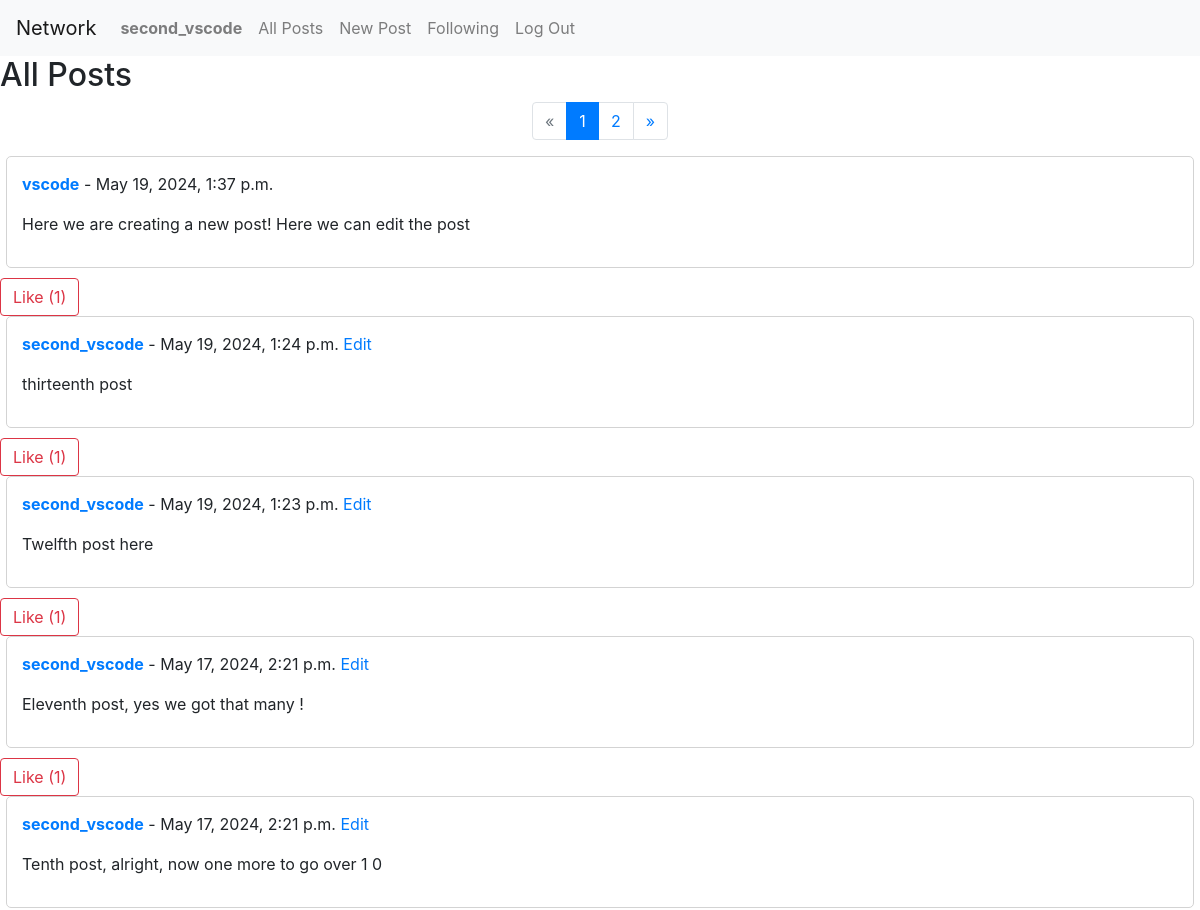
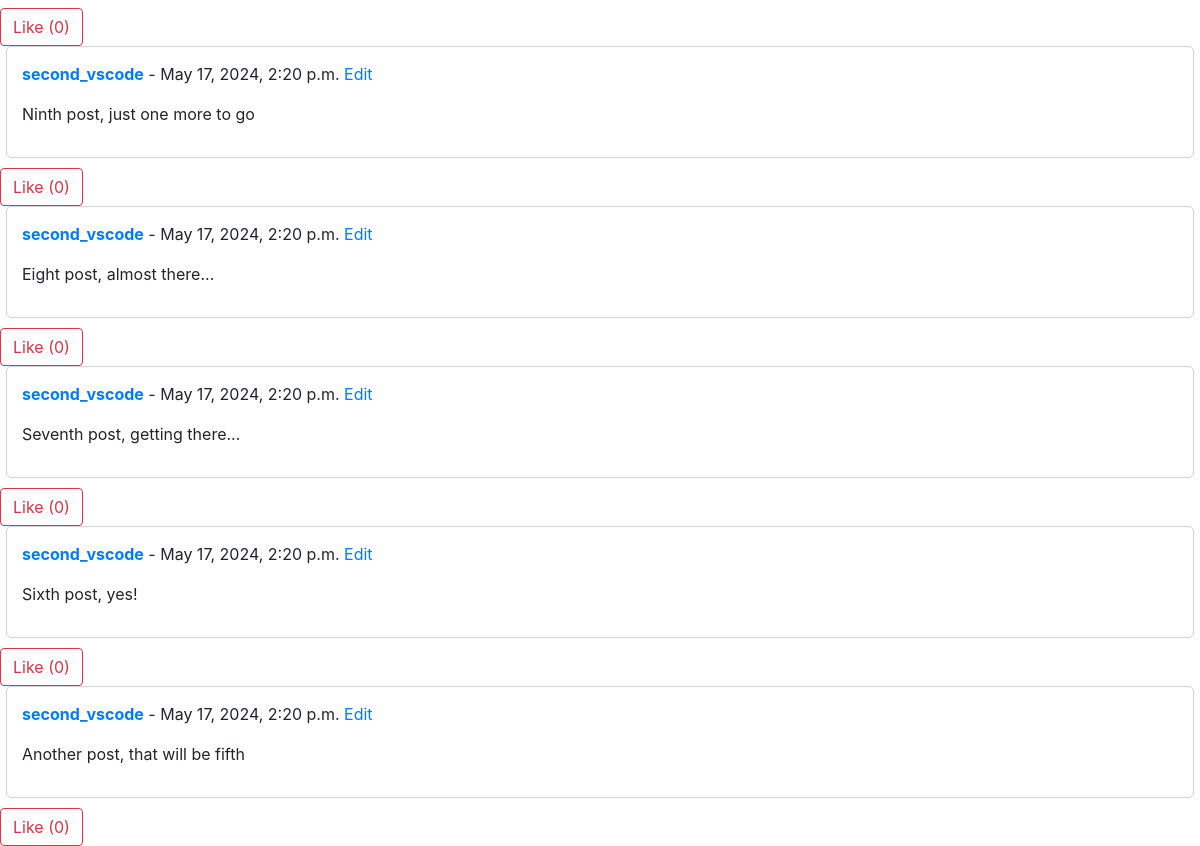
Screenshot of / (signed in) with the database file from the repository (2 pictures, top to bottom).
### network/models.py (models this page shows, shortened)
class User(AbstractUser):
    pass

class Post(models.Model):
    user = models.ForeignKey(User, on_delete=models.CASCADE, related_name='posts')
    content = models.TextField()
    timestamp = models.DateTimeField(auto_now_add=True)
    likes = models.ManyToManyField(User, related_name='liked_posts', blank=True)

### network/views.py (the view)
# urls.py: path("", views.index, name="index"),
def index(request):
    posts_list = Post.objects.all().order_by('-timestamp')
    paginator = Paginator(posts_list, 10)
    page_number = request.GET.get('page')
    page_obj = paginator.get_page(page_number)
    return render(request, 'network/index.html', {'page_obj': page_obj})

### network/templates/network/index.html
{% extends "network/layout.html" %}
{% block body %}
    <h2>All Posts</h2>
    {% if page_obj.has_other_pages %}
        <nav aria-label="Page navigation">
        <ul class="pagination justify-content-center">
            {% if page_obj.has_previous %}
                <li class="page-item">
                    <a class="page-link" href="?page={{ page_obj.previous_page_number }}">&laquo;</a>
                </li>
            {% else %}
                <li class="page-item disabled">
                    <a class="page-link" href="#" tabindex="-1" aria-disabled="true">&laquo;</a>
                </li>
            {% endif %}
            {% for i in page_obj.paginator.page_range %}
                {% if page_obj.number == i %}
                    <li class="page-item active" aria-current="page">
                    <a class="page-link" href="#">{{ i }}</a>
                    </li>
                {% else %}
                    <li class="page-item">
                    <a class="page-link" href="?page={{ i }}">{{ i }}</a>
                    </li>
                {% endif %}
            {% endfor %}
            {% if page_obj.has_next %}
                <li class="page-item">
                    <a class="page-link" href="?page={{ page_obj.next_page_number }}">&raquo;</a>
                </li>
            {% else %}
                <li class="page-item disabled">
                    <a class="page-link" href="#" tabindex="-1" aria-disabled="true">&raquo;</a>
                </li>
            {% endif %}
        </ul>
        </nav>
    {% endif %}
    {% for post in page_obj %}
        <div class="post-container" data-post-id="{{ post.id }}">
            <div class="post">
                <p>
                    <strong><a href="{% url 'profile' post.user.username %}">
                        {{ post.user.username }}</a></strong>
                    - {{ post.timestamp }}
                    {% if post.user == user %}
                        <a href="#" class="edit-link">Edit</a>
                    {% endif %}
                </p>
                <p id="post-content-{{ post.id }}">{{ post.content }}</p>
            </div>
            <button class="like-unlike-button btn btn-outline-danger" data-post-id="{{ post.id }}">
                {% if user in post.likes.all %}
                    Unlike (<span class="likes-count">{{ post.likes.count }}</span>)
                {% else %}
                    Like (<span class="likes-count">{{ post.likes.count }}</span>)
                {% endif %}
            </button>
        </div>
    {% endfor %}
{% endblock %}

### network/templates/network/layout.html (shortened to what this page needs)
{% load static %}
<!DOCTYPE html>
<html lang="en">
    <head>
        <link rel="stylesheet" href="https://stackpath.bootstrapcdn.com/bootstrap/4.4.1/css/bootstrap.min.css">
        <link href="{% static 'network/styles.css' %}" rel="stylesheet">
    </head>
    <body>
        <nav class="navbar navbar-expand-lg navbar-light bg-light">
            <a class="navbar-brand" href="#">Network</a>
            <div>
              <ul class="navbar-nav mr-auto">
                {% if user.is_authenticated %}
                    <li class="nav-item">
                        <a class="nav-link" href="#"><strong>{{ user.username }}</strong></a>
                    </li>
                {% endif %}
                <li class="nav-item">
                  <a class="nav-link" href="{% url 'index' %}">All Posts</a>
                </li>
                {% if user.is_authenticated %}
                    <li class="nav-item">
                        <a class="nav-link" href="{% url 'new_post' %}">New Post</a>
                    </li>
                    <li class="nav-item">
                        <a class="nav-link" href="{% url 'following' %}">Following</a>
                    </li>
                    <li class="nav-item">
                        <a class="nav-link" href="{% url 'logout' %}">Log Out</a>
                    </li>
                {% endif %}
              </ul>
            </div>
          </nav>
        <div class="body">
            {% block body %}
            {% endblock %}
        </div>
    </body>
</html>

### network/static/network/styles.css (style rules this page uses)
.post { border: 1px solid lightgray; padding: 15px; margin-bottom: 10px; border-radius: 5px; max-width: 99vw; margin-left: auto; margin-right: auto; }

### rows the page displays
User: username "second_vscode"
Post: user.username "vscode", timestamp "May 19, 2024, 1:37 p.m.", content "Here we are creating a new post! Here we can edit the post", likes.count "1"
Post: user.username "second_vscode", timestamp "May 19, 2024, 1:24 p.m.", shows "Edit", content "thirteenth post", likes.count "1"
Post: user.username "second_vscode", timestamp "May 19, 2024, 1:23 p.m.", shows "Edit", content "Twelfth post here", likes.count "1"
Post: user.username "second_vscode", timestamp "May 17, 2024, 2:21 p.m.", shows "Edit", content "Eleventh post, yes we got that many !", likes.count "1"
Post: user.username "second_vscode", timestamp "May 17, 2024, 2:21 p.m.", shows "Edit", content "Tenth post, alright, now one more to go over 1 0", likes.count "0"
Post: user.username "second_vscode", timestamp "May 17, 2024, 2:20 p.m.", shows "Edit", content "Ninth post, just one more to go", likes.count "0"
Post: user.username "second_vscode", timestamp "May 17, 2024, 2:20 p.m.", shows "Edit", content "Eight post, almost there...", likes.count "0"
Post: user.username "second_vscode", timestamp "May 17, 2024, 2:20 p.m.", shows "Edit", content "Seventh post, getting there...", likes.count "0"
Post: user.username "second_vscode", timestamp "May 17, 2024, 2:20 p.m.", shows "Edit", content "Sixth post, yes!", likes.count "0"
Post: user.username "second_vscode", timestamp "May 17, 2024, 2:20 p.m.", shows "Edit", content "Another post, that will be fifth", likes.count "0"

### other values shown
{{ i }} "1"
{{ i }} "2"
